Frame 1 (no input): blank canvas, image omitted
Frame 60 (the mouse pressed at the canvas centre just before this capture): blank canvas, image omitted
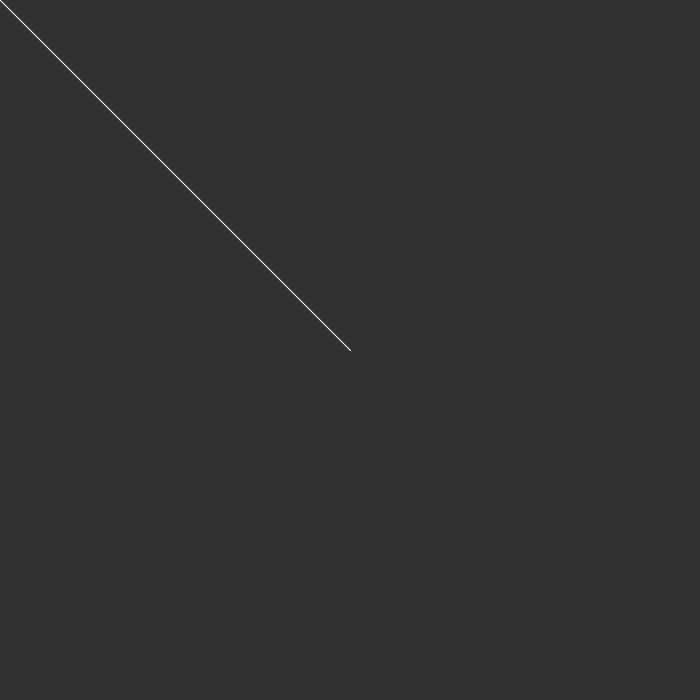
Frame 120 (the mouse held since frame 60 and released just before this capture)

The Processing sketch whose frames 1 and 60 were blank and that drew this single picture after the mouse press (run headless with seeded random() and noise(); from frame 60 on, the mouse is pressed at the canvas centre):

// Processing sketch: flow_functions_variables
// ── flow_functions_variables.pde
//block of code
//a block of code is always noted with an open curly bracket to begin, and a closed curly bracket to end
//the code that is contained within that block goes in between those curly brackets

//so we need to blocks of code, 2 elements: one will be called setup, and one will be called draw
//What is the flow of our program?
//Our program is going to do some things at the beginning. This is the setup, the initialisation conditions.
//So setup is the stuff that is gonna happen once, once and only once.
//Then our program is going to do some things over and over again. This is going to be our draw block of code.
//This is the stuff that's going to happen for ever, over and over again, in a loop.
//Why does this flow make sense for us?
//For example the game pong. There are often a bunch of things you have to do to initialise the program... set score to zero,
//place puck in starting location, place the paddles in the starting positions.
//Then there are things you have to complete over and over again. move the paddle, draw the paddle, move the paddle, draw the paddle,
//if the puck hits the paddle, turn the puck around. If the puck goes past the paddle increase the score.
//All this stuff is continuously happening while the program is running.

//This is our basic flow foundation, some stuff that happens at the beginning, and some stuff that happens over and over.

//so for our Paul, what should happen at the beginning, and what should happen over and over?
//void setup(){ //what does this mean? Why we have paretheses after void, and what void means will come later.
  //what we're actually doing here is we're defining a function, out setup function, and we are defining the code in contains.
  //the convention is to indent your code that is contained in a function. Often times it is automatically indented.
//  size(700,360);//obviously size should happen at the beginning, it's an initialisation step.
//  background(0,255,255);//where should we put background for our program? We could probably put in either setup or draw. Let's see the different things that happen if we put it in one
                        //or the other
//}
//void draw(){

//  fill(150);
//  stroke(255);
  //rect(350,190,50,50,10); //what if instead of having the rectangle at 350, 190 we wanted to have the rectangle drawn at the mouse's X position?
//  rect(mouseX,mouseY,50,50,10); //We can use mouseX. mouseX is a variable, it stands for a number. mouseX stands in for whatever the current value of the mouse's current X position is.
  //Processing knows what this variable is, and it turned it pink for us, it's a built in variable. mouseX isn't a command, a function, mouseX is a variable. 
  //Processing turned in pink instead of blue.
  //We can dynamically access the width and height of our window with the built in width and height variables.
  //You can highlight a word that is recognised in Processing and right click the highlighted word, at this point if you press "find in reference" you will be taken to the reference page of that word
  //In addition to mouseX and mouseY, there are also the built-in variables pmouseX and pmouseY. These are the previous mouse positions which processing always stores for us.
//  line(pmouseX,pmouseY,mouseX,mouseY);
//  strokeWeight(35);
//}
//We know we've established 2 new blocks of code when dealing with the flow of a program
//Code in setup happens once at the beginning, code in draw happens over and over again.
//This is a very simple and basic model for controlling the flow of a program.
//flow: how the program executes the instructions, in what order
//A lot of programs don't have this animation loop at all.
//We want to introduce the idea of an event.
//A lot of programs, especially a lot of web applications, have a bunch of events: this event triggers this event, which triggers this event, then the program waits till this events happens, then...
//But this is an animation program that runs continuously, but an event might interrupt this loop.
//Two obvious events we can start with are the idea of an interaction event, a mouse click or a key press.
//This event only happens once at the moment of the event.
//Say we want an interaction event that triggers when out mouse is pressed. We can use mousePressed(){}
//This is a block of code only runs if the event occurs, and when the event occurs it runs once. This means that the event happens once if the event occurs, it could happen more than
//once, it could never happen.

void setup(){
  size(700,700);
  background(50);
}

void draw(){
  stroke(255);
  line(pmouseX,pmouseY,mouseX,mouseY);
}

void mousePressed(){
  background(50);}
